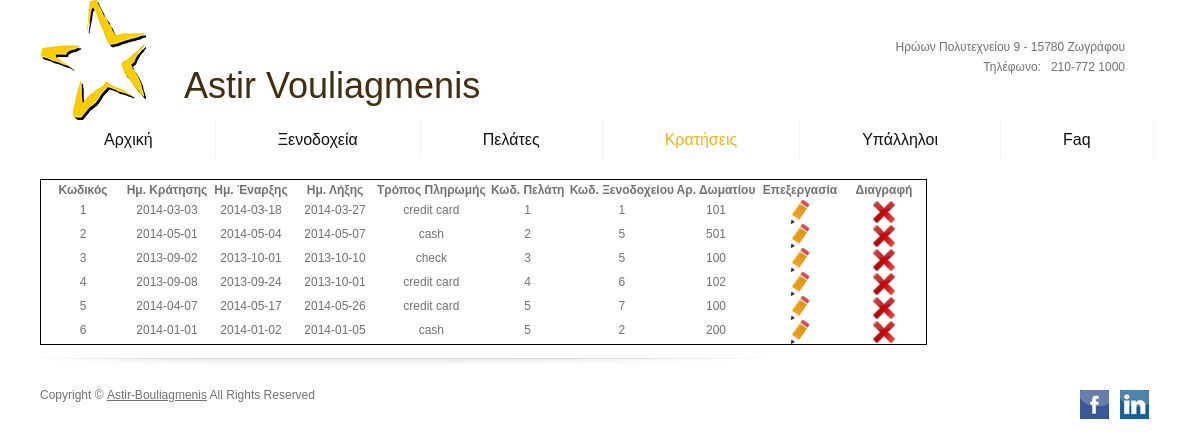
/reservations_view.php, run on the app's committed database.
### tables this page shows
CREATE TABLE IF NOT EXISTS `reservations` (
  `reservation_id` int(11) NOT NULL AUTO_INCREMENT,
  `reservation_date` date NOT NULL,
  `start_date` date NOT NULL,
  `end_date` date NOT NULL,
  `payment_method` enum('cash','credit card','check') DEFAULT 'cash',
  `customer_id` int(11) NOT NULL,
  `hotel_id` int(11) NOT NULL,
  `room_number` int(11) NOT NULL,
  PRIMARY KEY (`reservation_id`),
  KEY `customer_id` (`customer_id`),
  KEY `hotel_id` (`hotel_id`),
  KEY `room_number` (`room_number`)
);

### reservations_view.php (called while the page is built, shortened)
<?php
	include 'views/header.php';
    include 'models/reservations.php';
	$reservations = GetReservations();
	include 'views/reservations_view.php';
	include 'views/footer.php';
?>

### models/reservations.php (called while the page is built, shortened)
<?php
	function GetReservations() {
        $res = mysql_query(
            "SELECT
                *
            FROM
                reservations"
        );
        $rows = array();
        while ( $row = mysql_fetch_array( $res ) ) {
            $rows[] = $row;
        }
        return $rows;
    }
?>

### views/reservations_view.php (the view, shortened to what this page needs)
<div id="sel_wrapper">
	<table class="reservations_table">
		<tr>
			<td class="table_titles" >
				<strong>Κωδικός</strong>
			</td>
			<td class="table_titles" >
				<strong>Ημ. Κράτησης</strong>
			</td>
			<td class="table_titles" >
				<strong>Ημ. Έναρξης</strong>
			</td>
			<td class="table_titles" >
				<strong>Ημ. Λήξης</strong>
			</td>
			<td class="table_titles" >
				<strong>Τρόπος Πληρωμής</strong>
			</td>
			<td class="table_titles" >
				<strong>Κωδ. Πελάτη</strong>
			</td>
			<td class="table_titles" >
				<strong>Κωδ. Ξενοδοχείου</strong>
			</td>
			<td class="table_titles" >
				<strong>Αρ. Δωματίου</strong>
			</td>
			<td class="table_titles" >
				<strong>Επεξεργασία</strong>
			</td>
			<td class="table_titles" >
				<strong>Διαγραφή</strong>
			</td>
		</tr>
		<?php
			foreach( $reservations as $reservation ) {
				?><tr><?php
					$td = "<td>" . $reservation[0] . "</td>";
					echo $td;
					$td = "<td>" . $reservation[1] . "</td>";
					echo $td;
					$td = "<td>" . $reservation[2] . "</td>";
					echo $td;
					$td = "<td>" . $reservation[3] . "</td>";
					echo $td;
					$td = "<td>" . $reservation[4] . "</td>";
					echo $td;
					$td = "<td>" . $reservation[5] . "</td>";
					echo $td;
					$td = "<td>" . $reservation[6] . "</td>";
					echo $td;
					$td = "<td>" . $reservation[7] . "</td>";
					echo $td;
					$td = "<td><a href='reservations_edit.php?reservation_id=" . $reservation[0] . "'><img src='images/edit.png' alt='X' height='24' width='24'> </td>";
					echo $td;
					$td = "<td><a href='reservations_delete.php?reservation_id=" . $reservation[0] . "'><img src='images/delete.png' alt='X' height='24' width='24'> </td>";
					echo $td;
				?></tr><?php
			}
		?>
	</table>
</div>

### css/style.css (style rules this page uses)
body { background:#fff; border:0; font:12px Arial, Helvetica, sans-serif; color:#72716f; line-height:20px; min-width:1120px }
.main { margin:0 auto; width:960px; padding:0 6px }
a { color:#72716f; text-decoration:underline; outline:none }
table { border: 1px solid black; text-align: center; }
td { min-width: 7em; }

### data on the page
reservations: reservation_id "1", reservation_date "2014-03-03", start_date "2014-03-18", end_date "2014-03-27", payment_method "credit card", customer "1", hotel "1", room_number "101"
reservations: reservation_id "2", reservation_date "2014-05-01", start_date "2014-05-04", end_date "2014-05-07", payment_method "cash", customer "2", hotel "5", room_number "501"
reservations: reservation_id "3", reservation_date "2013-09-02", start_date "2013-10-01", end_date "2013-10-10", payment_method "check", customer "3", hotel "5", room_number "100"
reservations: reservation_id "4", reservation_date "2013-09-08", start_date "2013-09-24", end_date "2013-10-01", payment_method "credit card", customer "4", hotel "6", room_number "102"
reservations: reservation_id "5", reservation_date "2014-04-07", start_date "2014-05-17", end_date "2014-05-26", payment_method "credit card", customer "5", hotel "7", room_number "100"
reservations: reservation_id "6", reservation_date "2014-01-01", start_date "2014-01-02", end_date "2014-01-05", payment_method "cash", customer "5", hotel "2", room_number "200"
